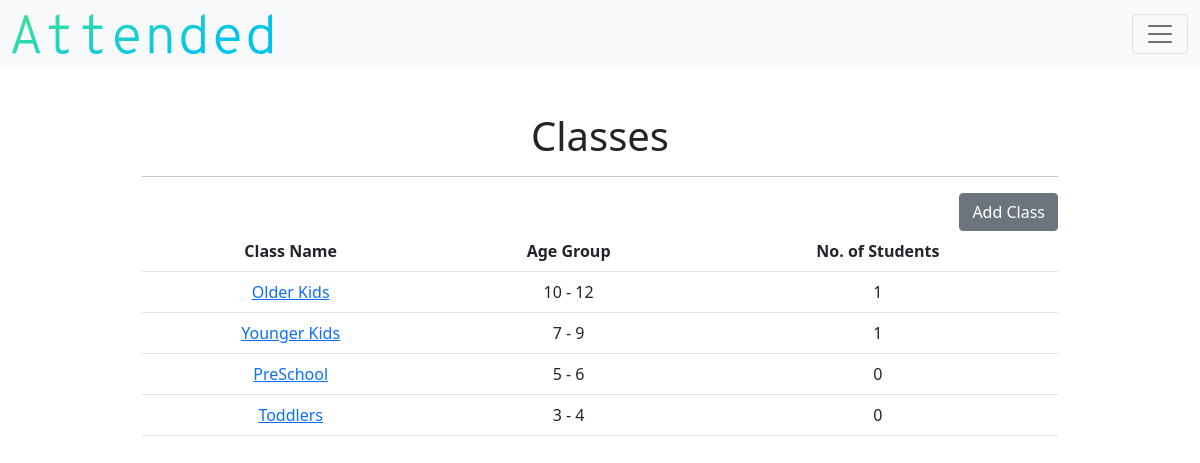
Screenshot of /class (signed in) with the database file from the repository.
### models.py (models this page shows)
class Class(db.Model):
    __tablename__ = "class"
    id = db.Column(db.Integer, primary_key=True)
    teacher_id = db.Column(db.Integer, db.ForeignKey("teacher.id"))
    name = db.Column(db.String(), nullable=False)
    lowest_age = db.Column(db.Integer, nullable=False)
    highest_age = db.Column(db.Integer, nullable=False)
    count = db.Column(db.Integer)

### application.py (the view)
@app.route("/class")
def classes():
    if not current_user.is_authenticated:
        return redirect("/login")
    else:
        TABLE_HEADERS=["Class Name", "Age Group", "No. of Students"]
        teacher = current_user.get_id()
        class_object = Class.query.filter_by(teacher_id = teacher).order_by(Class.id.desc()).all()
        return render_template("class.html", headers=TABLE_HEADERS, classes=class_object)

### application.py (called while the page is built)
@login.user_loader
def load_user(id):
    return Teacher.query.get(id)

### templates/class.html
{% extends "layout.html" %}
{% block main %}
        <h1>Classes</h1>
        <hr>
        <div class="d-grid gap-2 d-md-flex justify-content-md-end">
                <a class="btn btn-secondary" href="/add_class" role="button">Add Class</a>
        </div>
        <div class="table-responsive">
          <table class="table table-striped table-hover">
                  <thead>
                          <tr>
                                  {% for header in headers %}
                                  <th> {{ header }} </th>
                                  {% endfor %}
                          </tr>
                          {% for class in classes %}
                          <tr>
                                  <td><a href="/detail_class/{{class.id}}"> {{class.name}} </a></td>
                                  <td> {{ class.lowest_age }} - {{ class.highest_age }} </td>
                                  <td> {{ class.count }} </td>
                          </tr>
                          {% endfor %}
                  </thead>
          </table>
        </div>
{% endblock %}

### templates/layout.html (shortened to what this page needs)
<!DOCTYPE html>
<html lang="en">
    <head>
        <link href="https://cdn.jsdelivr.net/npm/bootstrap@5.1.1/dist/css/bootstrap.min.css" rel="stylesheet">
        <link href="../static/css/style.css" rel="stylesheet">
    </head>
    <body>
        <nav class="navbar navbar-light bg-light fixed-top">
            <div class="container-fluid">
                <a class="navbar-brand" href="#"><img id="brandlabel" src="../static/images/brand.svg"class="d-inline-block align-text-top"></a>
                {% if current_user.is_authenticated %}
                <button class="navbar-toggler" type="button" data-bs-toggle="offcanvas" data-bs-target="#offcanvasNavbar" aria-controls="offcanvasNavbar">
                    <span class="navbar-toggler-icon"></span>
                </button>
                {% endif %}
            </div>
        </nav>
        <main class="container p-5">
            {% block main %}{% endblock %}
        </main>
    </body>
</html>

### static/css/style.css (style rules this page uses)
#brandlabel { height:40px; }
main { overflow-x: auto; text-align: center; }
.p-5 { padding: 7rem!important; }

### rows the page displays
Class: name "Older Kids", lowest_age "10", highest_age "12", count "1"
Class: name "Younger Kids", lowest_age "7", highest_age "9", count "1"
Class: name "PreSchool", lowest_age "5", highest_age "6", count "0"
Class: name "Toddlers", lowest_age "3", highest_age "4", count "0"

### other values shown
{{ header }} "Class Name" "Age Group" "No. of Students"
